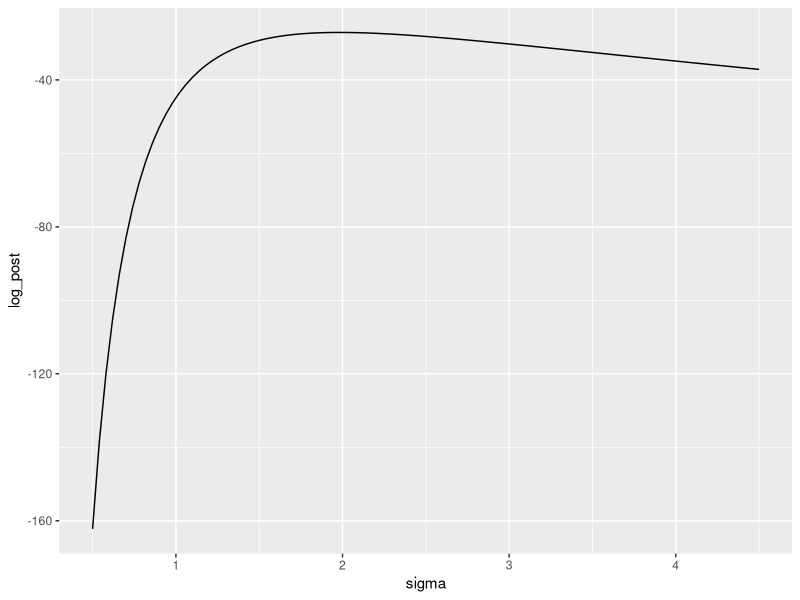
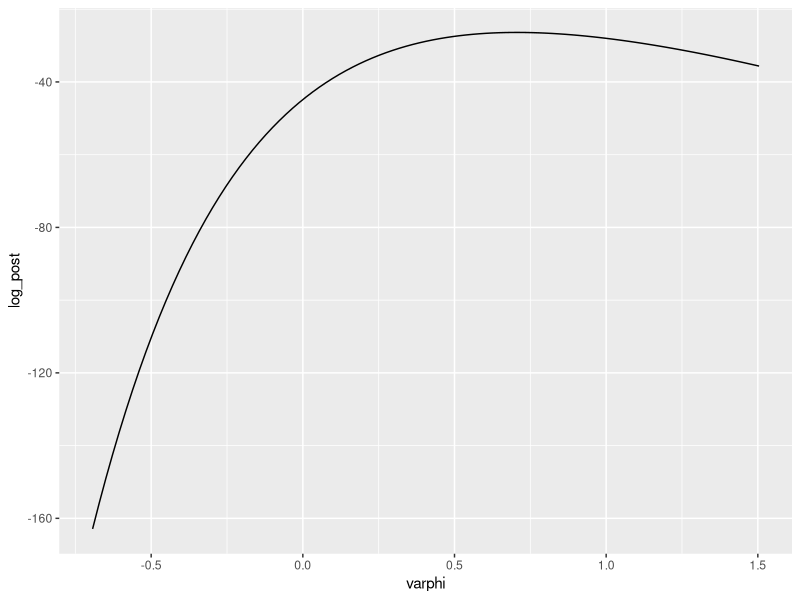
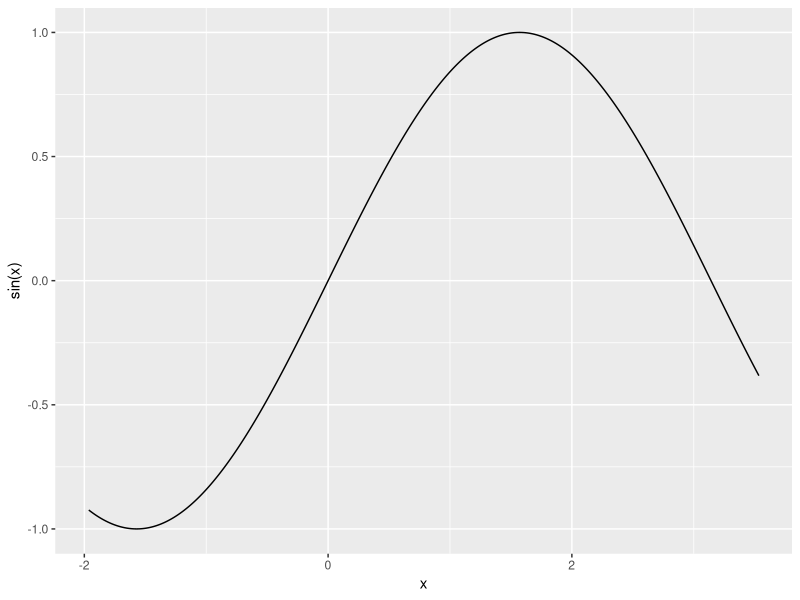
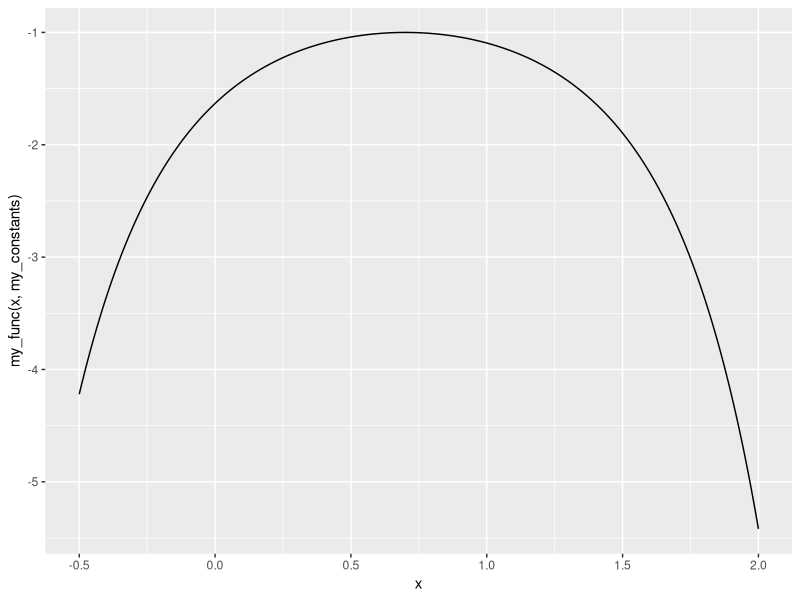
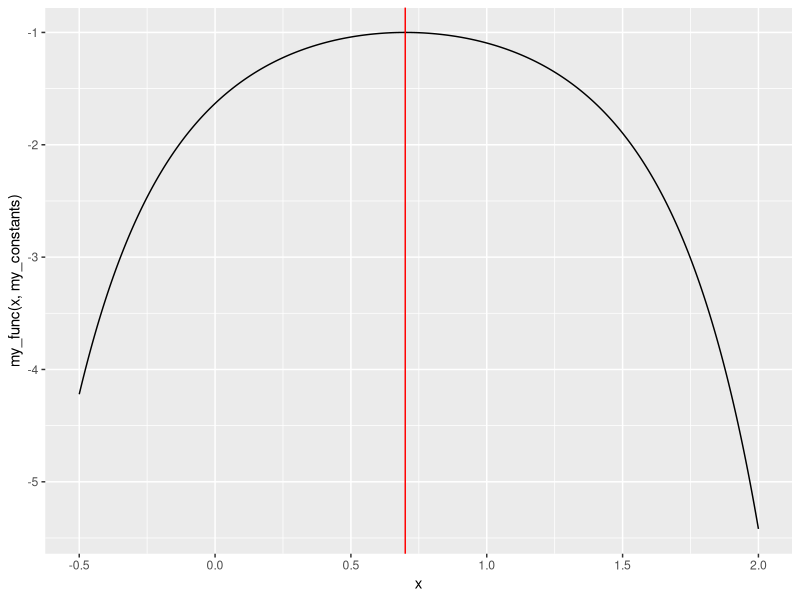
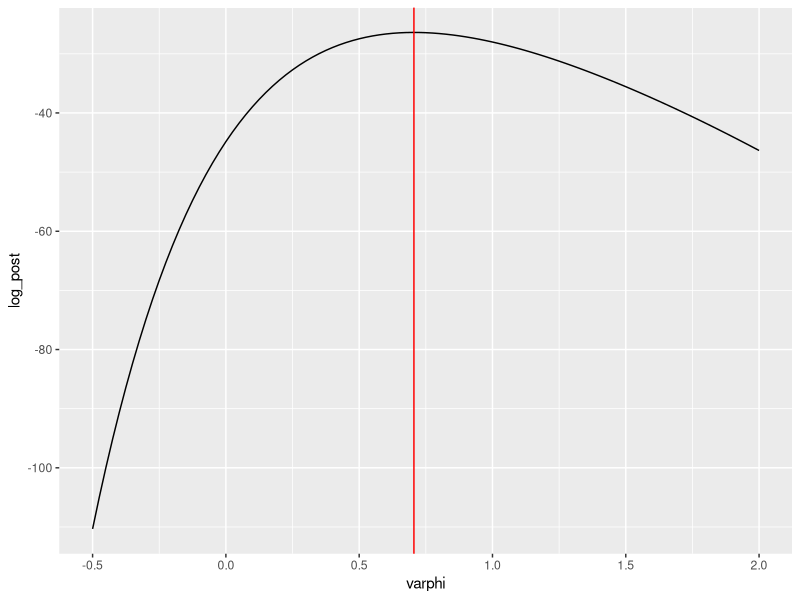

These figures' R source, in order:
## ---- chunk 1
knitr::opts_chunk$set(echo = TRUE)
## ---- chunk 2
library(tidyverse)
## ---- chunk 3
pnorm( q =117, mean = 125, sd = 5)

## ---- chunk 4
N <- 21
v <- 4.2
## ---- chunk 5
### set input arguments !!!
log_post_sigma_unnorm <- function(sigma, N, v, lambda)
{
  # your code here
  result <- ((-N) * log(sigma)) - ((N*v)/(2*sigma**2)) - (lambda*sigma)
  
}
## ---- chunk 6
tibble::tibble(
   sigma = seq(0.5, 4.5, length.out = 101)
) %>%
  mutate(log_post = log_post_sigma_unnorm(sigma, N, v, 0.75)) %>%
  ggplot(mapping = aes(x = sigma, y = log_post)) + 
  geom_line()
#check
## ---- chunk 7
### set the input arguments !!!
log_post_varphi_unnorm <- function(varphi, N, v, lambda)
{
  # back-calculate sigma given varphi
  sigma <- exp(varphi)
  
  # calculate the normalized log-posterior on sigma
  log_post <- ((-N) * log(sigma)) - ((N*v)/(2*sigma**2)) - (lambda*sigma)
  
  # account for the derivative adjustment
  result <- log_post + varphi
  
}
## ---- chunk 8
tibble::tibble(
  varphi = seq(log(0.5), log(4.5), length.out = 101)
) %>% 
  mutate(log_post = log_post_varphi_unnorm(varphi, N, v, 0.75)) %>%
  ggplot(mapping = aes(x = varphi, y = log_post)) +
  geom_line()
## ---- chunk 9
tibble::tibble(
  x = seq(-5*pi/8, 9*pi/8, length.out = 1001)
) %>% 
  ggplot(mapping = aes(x, sin(x))) +
  geom_line()
## ---- chunk 10
opt_sine_01 <- optim(par = 0,
                     fn = sin,
                     gr = NULL,
                     method = "Brent",
                     lower = -5*pi/8, upper = 9*pi/8,
                     hessian = TRUE,
                     control = list(fnscale = -1))

opt_sine_01
## ---- chunk 11
opt_sine_02 <- optim(par = 3,
                     fn = sin,
                     gr = NULL,
                     method = "Brent",
                     lower = -5*pi/8, upper = 9*pi/8,
                     hessian = TRUE,
                     control = list(fnscale = -1))

opt_sine_02
## ---- chunk 12
my_func <- function(x, constants)
{
  ### 
  result = -exp((x - constants$a)^constants$m)
}

my_constants <- list(a = 0.7, m = 2)
## ---- chunk 13
tibble::tibble(
  x = seq(-0.5, 2, length.out = 501)
) %>%
  ggplot(mapping = aes(x = x, 
                       y = my_func(x, my_constants))) +
  geom_line()
## ---- chunk 14
opt_result <- optim(par = 1.75,
                    fn = my_func,
                    gr = NULL,
                    constants = my_constants,
                    method = "Brent",
                    lower = -0.5, upper = 2,
                    hessian = TRUE,
                    control = list(fnscale = -1))

opt_result
## ---- chunk 15
tibble::tibble(
  x = seq(-0.5, 2, length.out = 501)
) %>% 
  ggplot(mapping = aes(x = x, 
                       y = my_func(x, my_constants))) +
  geom_line() + 
  geom_vline(xintercept = opt_result$par, color = 'red')
## ---- chunk 16
varphi_opt_a <- optim(par = -.5,
                    fn = log_post_varphi_unnorm,
                    gr = NULL,
                    N, v, lambda = 0.75,
                    method = "BFGS",
                    hessian = TRUE,
                    control = list(fnscale = -1))

varphi_opt_a
## ---- chunk 17
varphi_opt_b <- optim(par = 1.35,
                    fn = log_post_varphi_unnorm,
                    gr = NULL,
                    N, v, lambda = 0.75,
                    method = "BFGS",
                    hessian = TRUE,
                    control = list(fnscale = -1))


varphi_opt_b
## ---- chunk 18
tibble::tibble(
  varphi = seq(-0.5, 2, length.out = 101)
) %>% 
  mutate(log_post = log_post_varphi_unnorm(varphi, N, v, 0.75)) %>%
  ggplot(mapping = aes(x = varphi, y = log_post)) +
  geom_line() +
  geom_vline(xintercept = varphi_opt_a$par, color = 'red')
